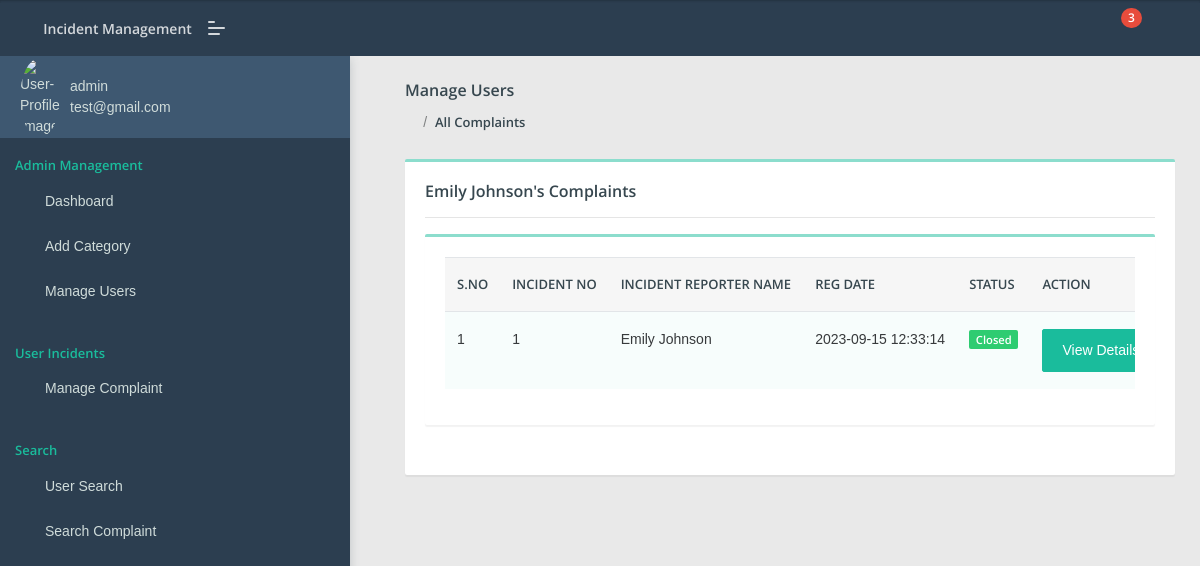
Screenshot of /admin/user-incidents.php?uid=3&&uname=Emily Johnson (signed in) with the database file from the repository.
### tables this page shows
CREATE TABLE IF NOT EXISTS `tblincidents` (
  `incident_id` varchar(50) NOT NULL,
  `complaintNumber` int(11) NOT NULL AUTO_INCREMENT,
  `userId` int(11) DEFAULT NULL,
  `category` varchar(11) DEFAULT NULL,
  `complaintPriority` varchar(255) DEFAULT NULL,
  `reporter_name` varchar(50) NOT NULL,
  `complaintDetails` mediumtext,
  `regDate` timestamp NULL DEFAULT CURRENT_TIMESTAMP,
  `status` varchar(50) DEFAULT NULL,
  `lastUpdationDate` timestamp NULL DEFAULT NULL ON UPDATE CURRENT_TIMESTAMP,
  PRIMARY KEY (`complaintNumber`),
  UNIQUE KEY `incident_id` (`incident_id`)
);

CREATE TABLE IF NOT EXISTS `users` (
  `id` int(11) NOT NULL AUTO_INCREMENT,
  `fullName` varchar(255) DEFAULT NULL,
  `userEmail` varchar(255) DEFAULT NULL,
  `password` varchar(255) DEFAULT NULL,
  `contactNo` bigint(11) DEFAULT NULL,
  `address` tinytext,
  `State` varchar(255) DEFAULT NULL,
  `country` varchar(255) DEFAULT NULL,
  `pincode` int(6) DEFAULT NULL,
  `userImage` varchar(255) DEFAULT NULL,
  `regDate` timestamp NOT NULL DEFAULT CURRENT_TIMESTAMP,
  `updationDate` timestamp NULL DEFAULT NULL,
  `status` int(1) DEFAULT NULL,
  PRIMARY KEY (`id`)
);

### admin/user-incidents.php (the view, shortened to what this page needs)
<?php
include('include/config.php');
if(strlen($_SESSION['aid'])==0)
    {
header('location:index.php');
}
else{
?>
<!DOCTYPE html>
<html lang="en">
<head>
    <link rel="stylesheet" href="assets/css/style.css">
</head>
<body class="">
	<?php include('include/sidebar.php');?>
	<?php include('include/header.php');?>
<section class="pcoded-main-container">
    <div class="pcoded-content">
        <div class="page-header">
            <div class="page-block">
                <div class="row align-items-center">
                    <div class="col-md-12">
                        <div class="page-header-title">
                            <h5 class="m-b-10">Manage Users</h5>
                        </div>
                        <ul class="breadcrumb">
                            <li class="breadcrumb-item"><a href="dashboard.php"><i class="feather icon-home"></i></a></li>
                            <li class="breadcrumb-item"><a href="all-incident.php">All Complaints</a></li>
                        </ul>
                    </div>
                </div>
            </div>
        </div>
        <div class="row">
            <div class="col-sm-12">
                <div class="card">
                    <div class="card-body">
                        <h5><?php echo $_GET['uname']?>'s Complaints</h5>
                        <hr>
                      <div class="row">
                            <div class="col-xl-12">
                <div class="card">
                    <div class="card-body table-border-style">
                        <div class="table-responsive">
                            <table class="table table-striped">
                                <thead>
                                        <tr><th>S.No</th>
											<th>Incident No</th>
											<th>Incident Reporter Name</th>
											<th>Reg Date</th>
											<th>Status</th>
											<th>Action</th>
										</tr>
                                </thead>
                                <tbody>
                                    <?php
$userid=intval($_GET['uid']);
$query=mysqli_query($con,"select tblincidents.*,users.fullName as name from tblincidents join users on users.id=tblincidents.userId where users.id='$userid'");
$cnt=1;
while($row=mysqli_fetch_array($query))
{
?>
                                        <tr>
                                            <td><?php echo htmlentities($cnt);?></td>
                                            <td><?php echo htmlentities($row['complaintNumber']);?></td>
                                            <td><?php echo htmlentities($row['name']);?></td>
                                            <td> <?php echo htmlentities($row['regDate']);?></td>
                                           <td>
                                                <?php $status=$row['status'];
                                                if($status==''): ?>
                                                <span class="badge badge-danger">Not Processed Yet</span>
                                            <?php elseif($status=='in process'):?>
                                             <span class="badge badge-warning">In Process</span>
                                         <?php elseif($status=='closed'):?>
                                             <span class="badge badge-success">Closed</span>
                                         <?php endif;?>
</td>
<td>   <a href="incident-details.php?cid=<?php echo htmlentities($row['complaintNumber']);?>" class="btn btn-primary"> View Details</a>
											</td>
                                        </tr>
                                        <?php $cnt=$cnt+1; } ?>
                                </tbody>
                            </table>
                        </div>
                    </div>
                </div>
            </div>
                        </div>
                    </div>
                </div>
            </div>
        </div>
    </div>
</section>
</body>
</html>
<?php } ?>

### admin/include/sidebar.php (shortened to what this page needs)
<nav class="pcoded-navbar  ">
	<div class="navbar-wrapper  ">
		<div class="navbar-content scroll-div " >
			<div class="">
				<div class="main-menu-header">
					<img class="img-radius" src="assets/images/user/user-gear.png" alt="User-Profile-Image">
					<div class="user-details">
						<?php
							$id=intval($_SESSION["aid"]);
							$query=mysqli_query($con,"select * from admin where id='$id'");
							while($row=mysqli_fetch_array($query))
							{
							?>
						<span><?php echo  htmlentities($row['fullname']);?></span>
						<div id="more-details"><?php echo  htmlentities($row['email']);?><i class="fa fa-chevron-down m-l-5"></i></div><?php } ?>
					</div>
				</div>
			</div>
			<ul class="nav pcoded-inner-navbar ">
				<li class="nav-item pcoded-menu-caption">
					<label>Admin Management</label>
				</li>
				<li class="nav-item">
				    <a href="dashboard.php" class="nav-link "><span class="pcoded-micon"><i class="feather icon-home"></i></span><span class="pcoded-mtext">Dashboard</span></a>
				</li>
				<li class="nav-item">
				    <a href="category.php" class="nav-link "><span class="pcoded-micon"><i class="feather icon-file-text"></i></span><span class="pcoded-mtext">Add Category</span></a>
				</li>
				<li class="nav-item">
				    <a href="manage-users.php" class="nav-link "><span class="pcoded-micon"><i class="feather icon-user"></i></span><span class="pcoded-mtext">Manage Users</span></a>
				</li>
				<li class="nav-item pcoded-menu-caption">
					<label>User Incidents</label>
				</li>
				<li class="nav-item pcoded-hasmenu">
					<a href="#!" class="nav-link "><span class="pcoded-micon"><i class="feather icon-box"></i></span><span class="pcoded-mtext">Manage Complaint</span></a>
				</li>
				<li class="nav-item pcoded-menu-caption">
					<label>Search</label>
				</li>
				<li class="nav-item">
				    <a href="user-search.php" class="nav-link "><span class="pcoded-micon"><i class="feather icon-search"></i></span><span class="pcoded-mtext">User Search</span></a>
				</li>
				<li class="nav-item">
				    <a href="incident-search.php" class="nav-link "><span class="pcoded-micon"><i class="feather icon-search"></i></span><span class="pcoded-mtext">Search Complaint</span></a>
				</li>
			</ul>
		</div>
	</div>
</nav>

### rows the page displays
tblincidents: complaintNumber "1", userId.fullName "Emily Johnson", regDate "2023-09-15 12:33:14", status "Closed"

### other values shown
$row['fullname'] "admin"
$row['email'] "test@gmail.com"
$num1 "3"
$_GET['uname'] "Emily Johnson"
